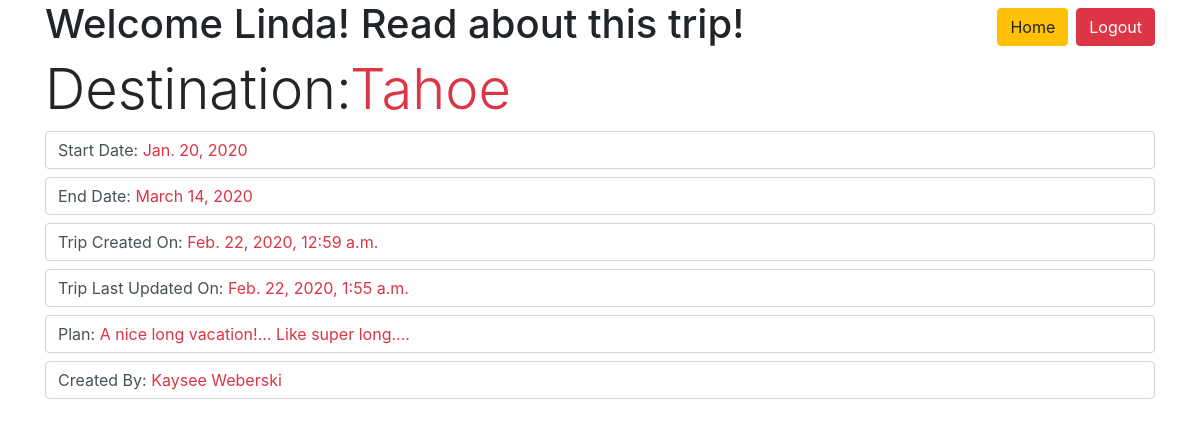
The app's page /trips/1 (signed in) with its own data.
### trippy_app/models.py (models this page shows)
class User(models.Model):
    first_name=models.CharField(max_length=255)
    last_name=models.CharField(max_length=255)
    email=models.CharField(max_length=255)
    password=models.CharField(max_length=255)
    created_at=models.DateTimeField(auto_now_add=True)
    updated_at=models.DateTimeField(auto_now=True)
    objects = UserManager()

class Trip(models.Model):
    dest=models.CharField(max_length=255)
    start=models.DateField()
    end=models.DateField()
    plan=models.TextField()
    created_at=models.DateTimeField(auto_now_add=True)
    updated_at=models.DateTimeField(auto_now=True)
    creator=models.ForeignKey(User, related_name="created_trips", on_delete=models.CASCADE)
    objects = TripManager()

### trippy_app/views.py (the view)
# urls.py: path('trips/<int:id>', views.show_trip),
def show_trip(request, id):
    if 'user_id' not in request.session:
        errors = User.objects.not_logged_validator()
        if len(errors):
            for key, value in errors.items():
                messages.error(request, value, extra_tags=key)
            return redirect('/')
    else:
        user_id = request.session['user_id']
        user = User.objects.get(id=user_id)
        context = {
            'user' : user,
            'trip' : Trip.objects.get(id=id)
        }
        return render(request, 'show.html', context)

### trippy_app/templates/show.html (shortened to what this page needs)
<!DOCTYPE html>
<html lang="en">
<head>
    <link rel="stylesheet" href="https://stackpath.bootstrapcdn.com/bootstrap/4.3.1/css/bootstrap.min.css">
</head>
<body>
    <div class="container">
        <a class="btn btn-danger float-right mt-2 ml-2" href="/logout">Logout</a>
        <a class="btn btn-warning float-right mt-2 ml-2" href="/dashboard">Home</a>
        <h1>Welcome {{user.first_name}}! Read about this trip!</h1>
        <h1 class="display-4">Destination:<span class="text-danger">{{trip.dest}}</span></h1>
        <div class="form-group">
            <label class="form-control">Start Date: <span class="text-danger">{{trip.start}}</span></label>
            <label class="form-control">End Date: <span class="text-danger">{{trip.end}}</span></label>
            <label class="form-control">Trip Created On: <span class="text-danger">{{trip.created_at}}</span></label>
            <label class="form-control">Trip Last Updated On: <span class="text-danger">{{trip.updated_at}}</span></label>
            <label class="form-control">Plan: <span class="text-danger">{{trip.plan}}</span></label>
            <label class="form-control">Created By: <span class="text-danger">{{trip.creator.first_name}} {{trip.creator.last_name}}</span></label>
        </div>
    </div>
</body>
</html>

### records on screen
User: first_name "Linda"
Trip: dest "Tahoe", start "Jan. 20, 2020", end "March 14, 2020", created_at "Feb. 22, 2020, 12:59 a.m.", updated_at "Feb. 22, 2020, 1:55 a.m.", plan "A nice long vacation!... Like super long....", creator.first_name "Kaysee", creator.last_name "Weberski"
